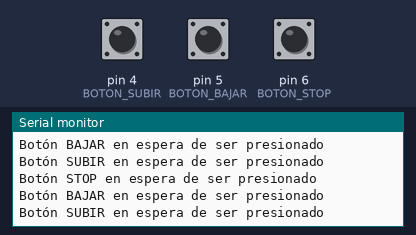
Simulated run of this sketch. Board: Arduino Uno, built with avr-gcc and run on an emulated ATmega328P. On the bench: the last lines printed to the serial monitor. Inputs (shaded band) come from the test bench; at power-on: pin 4 (BOTON_SUBIR) HIGH, pin 5 (BOTON_BAJAR) HIGH, pin 6 (BOTON_STOP) HIGH.

Above: at 1.2 s.
1.3 s: pin 4 (BOTON_SUBIR) pulled LOW for 0.15 s
At 1.6 s:
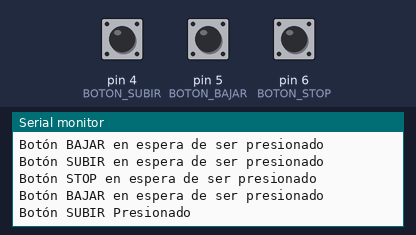
3.1 s: pin 5 (BOTON_BAJAR) pulled LOW for 0.15 s
At 3.45 s:
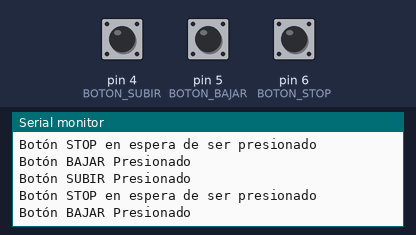
4.9 s: pin 6 (BOTON_STOP) pulled LOW for 0.15 s
6.7 s: pin 4 (BOTON_SUBIR) pulled LOW for 1 s
10.7 s: pin 5 (BOTON_BAJAR) pulled LOW for 1 s
At 13.84 s:
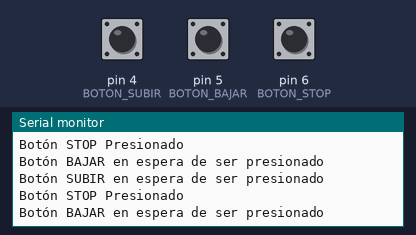
14.7 s: pin 6 (BOTON_STOP) pulled LOW for 1 s
At 15.86 s:
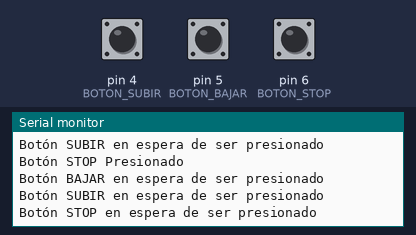

The sketch:

Botones.ino
```cpp
#define BOTON_SUBIR 4
#define BOTON_BAJAR 5
#define BOTON_STOP 6

//BOTON SUBIR
int estado_subir = 0;
int estadoAnterior_btn_subir = 0;
int salida_subir = 0;
//BOTON BAJAR
int estado_bajar = 0;
int estadoAnterior_btn_bajar = 0;
int salida_bajar = 0;
//BOTON STOP
int estado_stop = 0;
int estadoAnterior_btn_stop = 0;
int salida_stop = 0;

void setup() {
  Serial.begin(9600);
  pinMode(BOTON_SUBIR,INPUT_PULLUP);
  pinMode(BOTON_BAJAR,INPUT_PULLUP);
  pinMode(BOTON_STOP,INPUT_PULLUP);

}

void loop() {
   subir();
   stopJaime();
   bajar();
}


void subir()
{
    estado_subir = digitalRead(BOTON_SUBIR);
    if ( (estado_subir == HIGH)&&(estadoAnterior_btn_subir == LOW) )
    {
      salida_subir = 1 - salida_subir;  //Modifica el estado de la variable salida
      delay(20);             //Evita el rebote del pulsador
    }
    estadoAnterior_btn_subir = estado_subir;//Guarda el valor actual
    //  -----------------------------                -->  PROGRAMA GENERAL  <--           -----------------------------          //
    if (salida_subir==1)
    {
      Serial.println("Botón SUBIR en espera de ser presionado");
    }
    else
    {
      Serial.println("Botón SUBIR Presionado");
    }
}
////////////////////////////////////////////////////////////////////////////////////////////////////////////////////////////////////
void bajar()
{
    estado_bajar = digitalRead(BOTON_BAJAR);
    if ( (estado_bajar == HIGH)&&(estadoAnterior_btn_bajar == LOW) )
    {
      salida_bajar = 1 - salida_bajar;  //Modifica el estado de la variable salida
      delay(20);             //Evita el rebote del pulsador
    }
    estadoAnterior_btn_bajar = estado_bajar;//Guarda el valor actual
    //  -----------------------------                -->  PROGRAMA GENERAL  <--           -----------------------------          //
    if (salida_bajar==1)
    {
      Serial.println("Botón BAJAR en espera de ser presionado");
    }
    else
    {
      Serial.println("Botón BAJAR Presionado");
    }
}
////////////////////////////////////////////////////////////////////////////////////////////////////////////////////////////////////
void stopJaime()
{
    estado_stop = digitalRead(BOTON_STOP);
    if ( (estado_stop == HIGH)&&(estadoAnterior_btn_stop == LOW) )
    {
      salida_stop = 1 - salida_stop;  //Modifica el estado de la variable salida
      delay(20);             //Evita el rebote del pulsador
    }
    estadoAnterior_btn_stop = estado_stop;//Guarda el valor actual
    //  -----------------------------                -->  PROGRAMA GENERAL  <--           -----------------------------          //
    if (salida_stop==1)
    {
      Serial.println("Botón STOP en espera de ser presionado");
    }
    else
    {
      Serial.println("Botón STOP Presionado");
    }
}
```

Measured:
- after the input at 1.3 s, the serial monitor: prints a new line after 0.28 s (image 1)
- after the input at 3.1 s, the serial monitor: prints a new line after 0.23 s (image 2)
- after the input at 10.7 s, the serial monitor: prints a new line after 1.1 s (image 3)
- after the input at 14.7 s, the serial monitor: prints a new line after 1.1 s (image 4)
